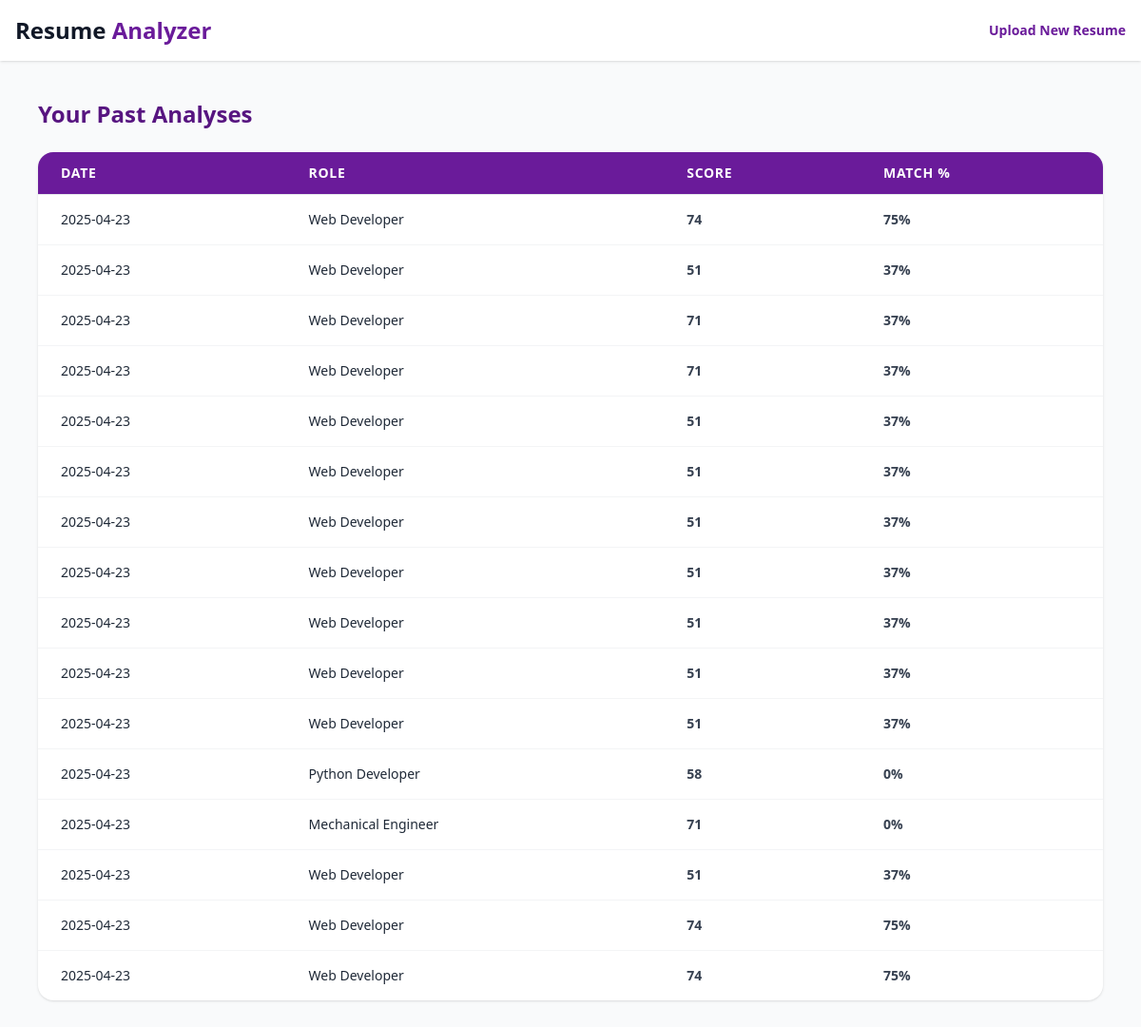
The page /history (signed in) on the database its author committed.
### models.py (models this page shows)
class Analysis(db.Model):
    id        = db.Column(db.Integer, primary_key=True)
    user_id   = db.Column(db.Integer, db.ForeignKey('user.id'))
    role      = db.Column(db.String(64))
    score     = db.Column(db.Integer)
    match_pct = db.Column(db.Integer)
    name      = db.Column(db.String(100))
    created   = db.Column(db.DateTime, default=datetime.utcnow)

### app.py (the view)
@app.route('/history')
@login_required
def history():
    analyses = Analysis.query.filter_by(user_id=current_user.id).order_by(Analysis.created.desc()).all()
    return render_template('history.html', analyses=analyses)

### app.py (called while the page is built)
@login_manager.user_loader
def load_user(user_id):
    return User.query.get(int(user_id))

### templates/history.html (shortened to what this page needs)
<!DOCTYPE html>
<html lang="en">
<head>
  <script src="https://cdn.tailwindcss.com"></script>
</head>
<body class="bg-gray-50 font-[system-ui] text-gray-800">
  <header class="shadow bg-white sticky top-0 z-10">
    <div class="max-w-7xl mx-auto px-4 py-4 flex justify-between items-center">
      <h1 class="text-2xl font-bold">
        <span class="text-gray-900">Resume</span>
        <span class="text-[var(--purple)]">Analyzer</span>
      </h1>
      <a href="/" class="text-sm font-semibold text-[var(--purple)] hover:underline">Upload New Resume</a>
    </div>
  </header>
  <main class="max-w-6xl mx-auto my-10 px-4">
    <h2 class="text-2xl font-bold text-[var(--purple-dark)] mb-6">Your Past Analyses</h2>
    <div class="overflow-x-auto rounded-2xl shadow bg-white">
      <table class="min-w-full divide-y divide-gray-200">
        <thead class="bg-[var(--purple)] text-white">
          <tr>
            <th class="px-6 py-3 text-left text-sm font-semibold uppercase tracking-wider">Date</th>
            <th class="px-6 py-3 text-left text-sm font-semibold uppercase tracking-wider">Role</th>
            <th class="px-6 py-3 text-left text-sm font-semibold uppercase tracking-wider">Score</th>
            <th class="px-6 py-3 text-left text-sm font-semibold uppercase tracking-wider">Match %</th>
          </tr>
        </thead>
        <tbody class="divide-y divide-gray-100 text-sm">
          {% for a in analyses %}
          <tr class="hover:bg-purple-50">
            <td class="px-6 py-4 whitespace-nowrap">{{ a.created.strftime('%Y-%m-%d') }}</td>
            <td class="px-6 py-4 whitespace-nowrap">{{ a.role }}</td>
            <td class="px-6 py-4 font-semibold text-gray-700">{{ a.score }}</td>
            <td class="px-6 py-4 font-semibold text-gray-700">{{ a.match_pct }}%</td>
          </tr>
          {% endfor %}
        </tbody>
      </table>
    </div>
  </main>
</body>
</html>

### templates/history.html (style rules this page uses)
:root { --purple: #6a1b9a; --purple-dark: #571580; }

### rows shown on the page
Analysis: created "2025-04-23", role "Web Developer", score "74", match_pct "75"
Analysis: created "2025-04-23", role "Web Developer", score "51", match_pct "37"
Analysis: created "2025-04-23", role "Web Developer", score "71", match_pct "37"
Analysis: created "2025-04-23", role "Web Developer", score "71", match_pct "37"
Analysis: created "2025-04-23", role "Web Developer", score "51", match_pct "37"
Analysis: created "2025-04-23", role "Web Developer", score "51", match_pct "37"
Analysis: created "2025-04-23", role "Web Developer", score "51", match_pct "37"
Analysis: created "2025-04-23", role "Web Developer", score "51", match_pct "37"
Analysis: created "2025-04-23", role "Web Developer", score "51", match_pct "37"
Analysis: created "2025-04-23", role "Web Developer", score "51", match_pct "37"
Analysis: created "2025-04-23", role "Web Developer", score "51", match_pct "37"
Analysis: created "2025-04-23", role "Python Developer", score "58", match_pct "0"
Analysis: created "2025-04-23", role "Mechanical Engineer", score "71", match_pct "0"
Analysis: created "2025-04-23", role "Web Developer", score "51", match_pct "37"
Analysis: created "2025-04-23", role "Web Developer", score "74", match_pct "75"
Analysis: created "2025-04-23", role "Web Developer", score "74", match_pct "75"
